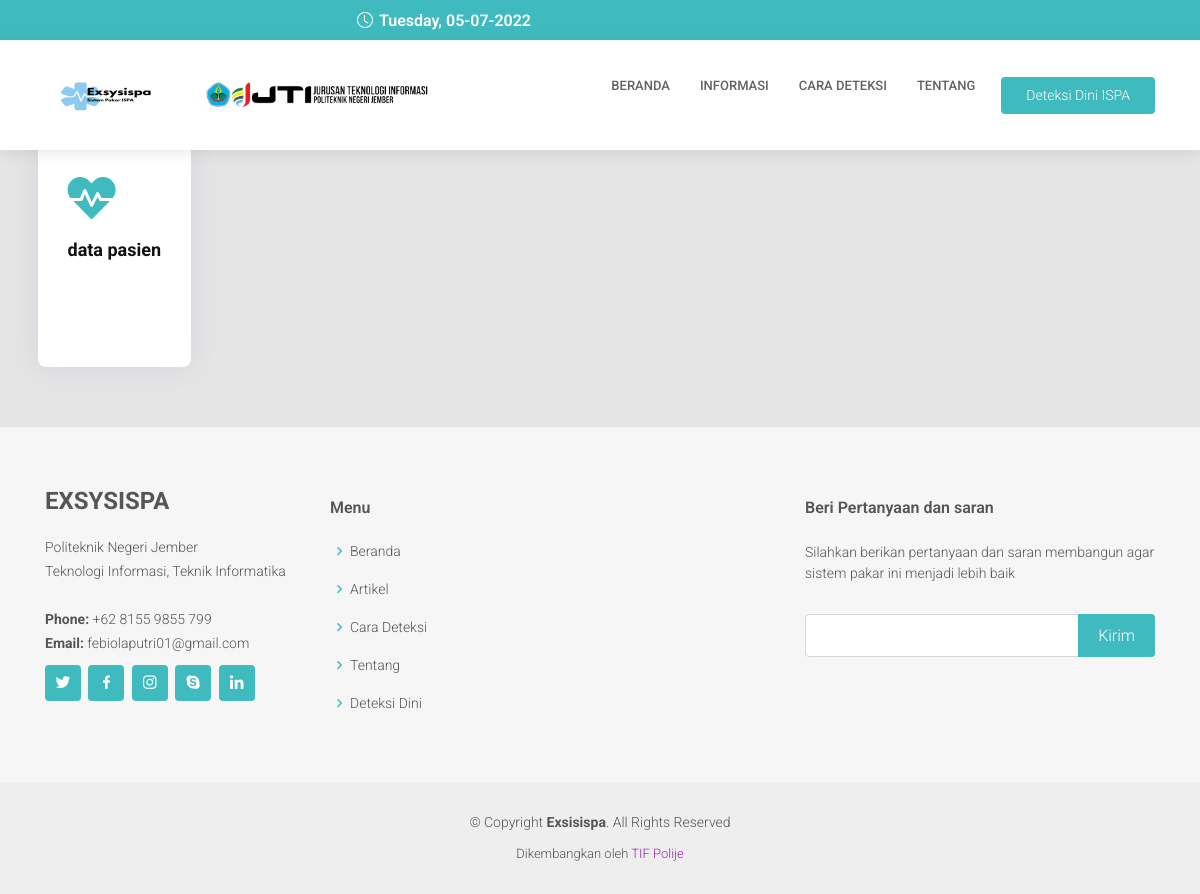
Before: /konfirmasi with the older database file.
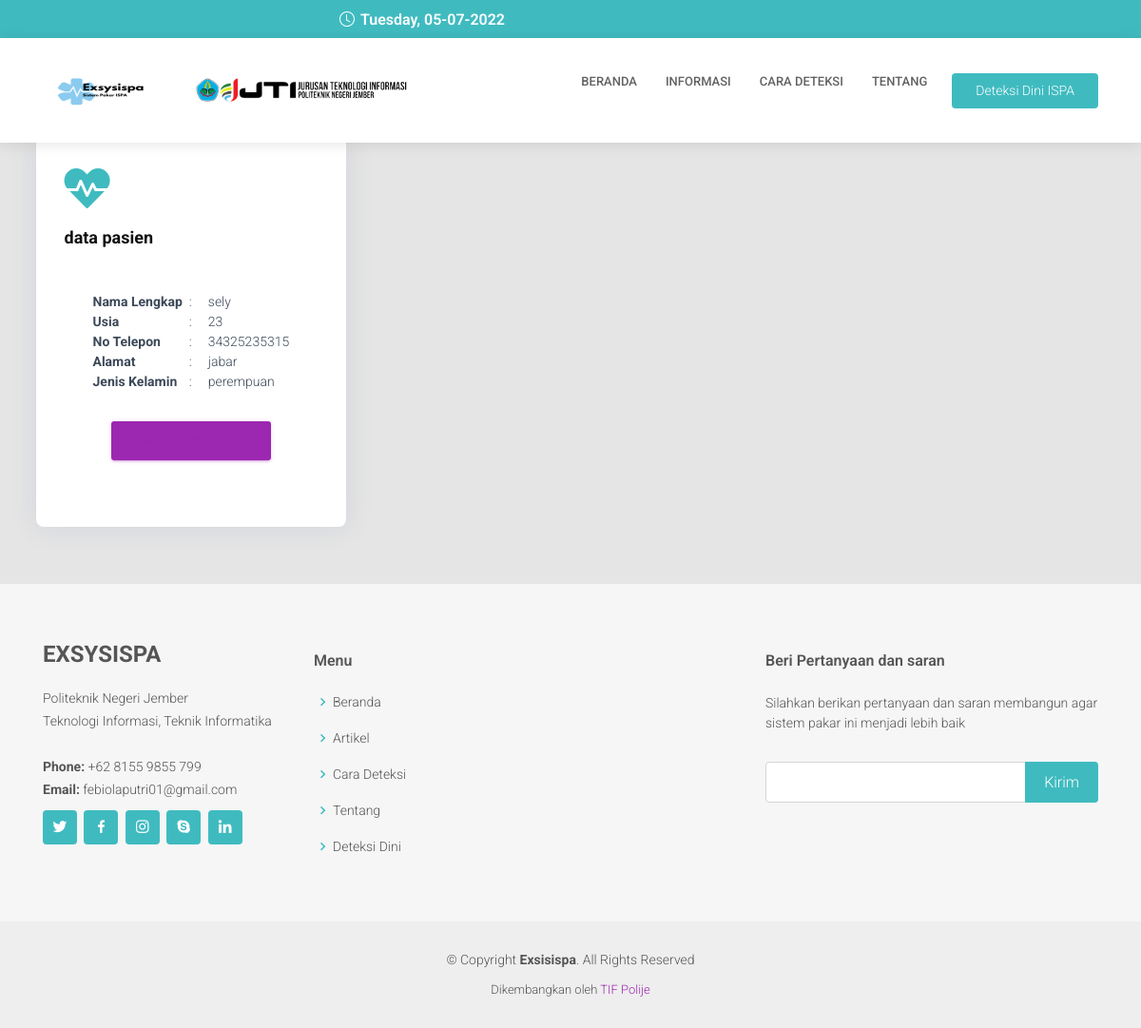
After: the same page with the newer database file.
### tables this page shows
CREATE TABLE `tb_deteksi_pasien` (
  `id_deteksi_pasien` int(11) NOT NULL,
  `nama_pasien` varchar(255) NOT NULL,
  `usia` int(11) NOT NULL,
  `no_telfon` varchar(14) NOT NULL,
  `alamat` varchar(255) NOT NULL,
  `jenis_kelamin` varchar(50) NOT NULL,
  `deteksi_hasil_id` int(11) NOT NULL,
  `deteksi_date` timestamp NOT NULL DEFAULT current_timestamp() ON UPDATE current_timestamp()
);

### application/controllers/frontend/Konsultasi.php (called while the page is built, shortened)
<?php
class Konsultasi extends CI_Controller
{
    public function __construct()
    {
        $this->load->model('konsultasi_model');
        $this->load->model('penyakit_model');
        $this->load->model('pertanyaan_model');
        $this->load->model('random_model');
        $this->load->model('evidence_model');
    }
    public function konfirmasi()
    {
        $data['title'] = "Deteksi Dini | Expert System ISPA";
        $data['header'] = "Deteksi";
        $data['detail'] = "Halaman ini adalah halaman untuk pengguna melakukan konsultasi";
        $data['whosconsult'] = $this->konsultasi_model->getNewest();
        $data['wajib'] = $this->pertanyaan_model->get();
         $this->load->view('frontend/_partials/header', $data);
        $this->load->view('frontend/_partials/topbar', $data);
        $this->load->view('frontend/deteksi/konfirmasi', $data);
        $this->load->view('frontend/_partials/footer', $data);
        }
}

### index.php (called while the page is built, shortened)
<?php
require_once BASEPATH.'core/CodeIgniter.php';

### application/models/Konsultasi_model.php (called while the page is built, shortened)
<?php
class Konsultasi_model extends CI_Model
{
    private $_table = 'tb_deteksi_pasien';
    public function getNewest()
    {
        return $this->db->order_by('deteksi_date', 'DESC')->limit(1)->get($this->_table)->result_array();
    }
}

### application/views/frontend/deteksi/konfirmasi.php (the view, shortened to what this page needs)
 <section id="featured-services" class="featured-services">
      <div class="container" data-aos="fade-up">
<br><br><br><br>
        <div class="row">
          <div class="col-md col-lg d-flex align-items-stretch mb-5 mb-lg-0">
            <div class="icon-box" data-aos="fade-up" data-aos-delay="100">
              <div class="icon"><i class="fas fa-heartbeat"></i></div>
              <h4 class="title"><a href="">data pasien</a></h4>
               <div class="p-5">
                                    <?php foreach ($whosconsult as $who) : ?>
                                        <table>
                                            <tbody>
                                                <tr>
                                                    <td><strong>Nama Lengkap &nbsp;</strong></td>
                                                    <td> : &nbsp;&nbsp;&nbsp;</td>
                                                    <td>&nbsp;<?= $who['nama_pasien']; ?></td>
                                                </tr>
                                                <tr>
                                                    <td><strong>Usia &nbsp;</strong></td>
                                                    <td>: &nbsp;&nbsp;&nbsp;</td>
                                                    <td>&nbsp;<?= $who['usia']; ?></td>
                                                </tr>
                                                <tr>
                                                    <td><strong>No Telepon &nbsp;</strong></td>
                                                    <td>: &nbsp;&nbsp;&nbsp;</td>
                                                    <td>&nbsp;<?= $who['no_telfon']; ?></td>
                                                </tr>
                                                 <tr>
                                                    <td><strong>Alamat &nbsp;</strong></td>
                                                    <td>: &nbsp;&nbsp;&nbsp;</td>
                                                    <td>&nbsp;<?= $who['alamat']; ?></td>
                                                </tr>
                                                 <tr>
                                                    <td><strong>Jenis Kelamin &nbsp;</strong></td>
                                                    <td>: &nbsp;&nbsp;&nbsp;</td>
                                                    <td>&nbsp;<?= $who['jenis_kelamin']; ?></td>
                                                </tr>
                                            </tbody>
                                        </table>
                                            <br>
                                            <div class="text-center">
                                                <button type="button" class="btn btn-primary"><a href="<?= base_url('pertanyaan') ?>">Mulai Konsultasi</a></button>
                                            </div>
                                    <?php endforeach; ?>
                                </div>
            </div>
          </div>
        </div>
      </div>
    </section>

Changed rows visible on the page:
added tb_deteksi_pasien: nama_pasien "sely", usia "23", no_telfon "34325235315", alamat "jabar", jenis_kelamin "perempuan"
